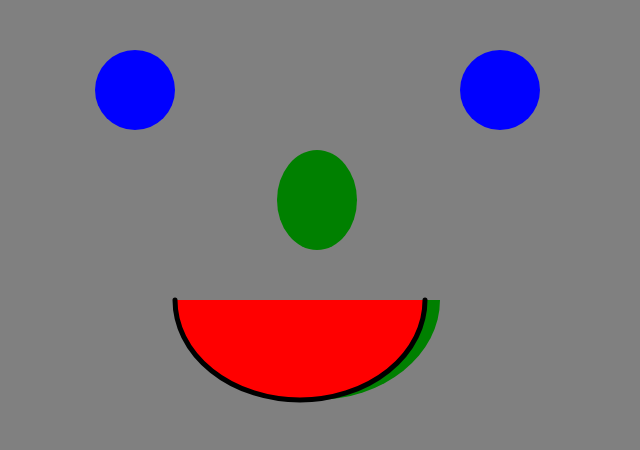
Frame 1 (no input)
Frame 60 (no input): identical to frame 1, image omitted
Frame 120 (the mouse pressed at the canvas centre since frame 60): identical to frame 1, image omitted

The p5.js sketch that drew this single still picture (run headless with seeded random() and noise() and a simulated clock; from frame 60 on, the mouse is pressed at the canvas centre):

// p5.js sketch
// ── sketch.js
/*
self portrait
v1.
by Jon Darling
*/

function setup() {
	createCanvas(640, 450);
}

function draw() {
	background("grey");
    
	noStroke();
    
   
     // nose
	fill("green");
    ellipse(317, 200,80, 100);
     // mouth 2
    noStroke()
     arc(315, 300, 250, 200, 0, PI);
    // mouth
    stroke("black")
    strokeWeight(5)
    
   
    
    
    
    fill("red")
      arc(300, 300, 250, 200, 0, PI);

    // eyes
    noStroke();
    
    fill ("blue")
    ellipse(500, 90, 80);
    ellipse(135, 90, 80);
    
   
	
	
	
   
	
   
  
   
    	
	
	

    
}
